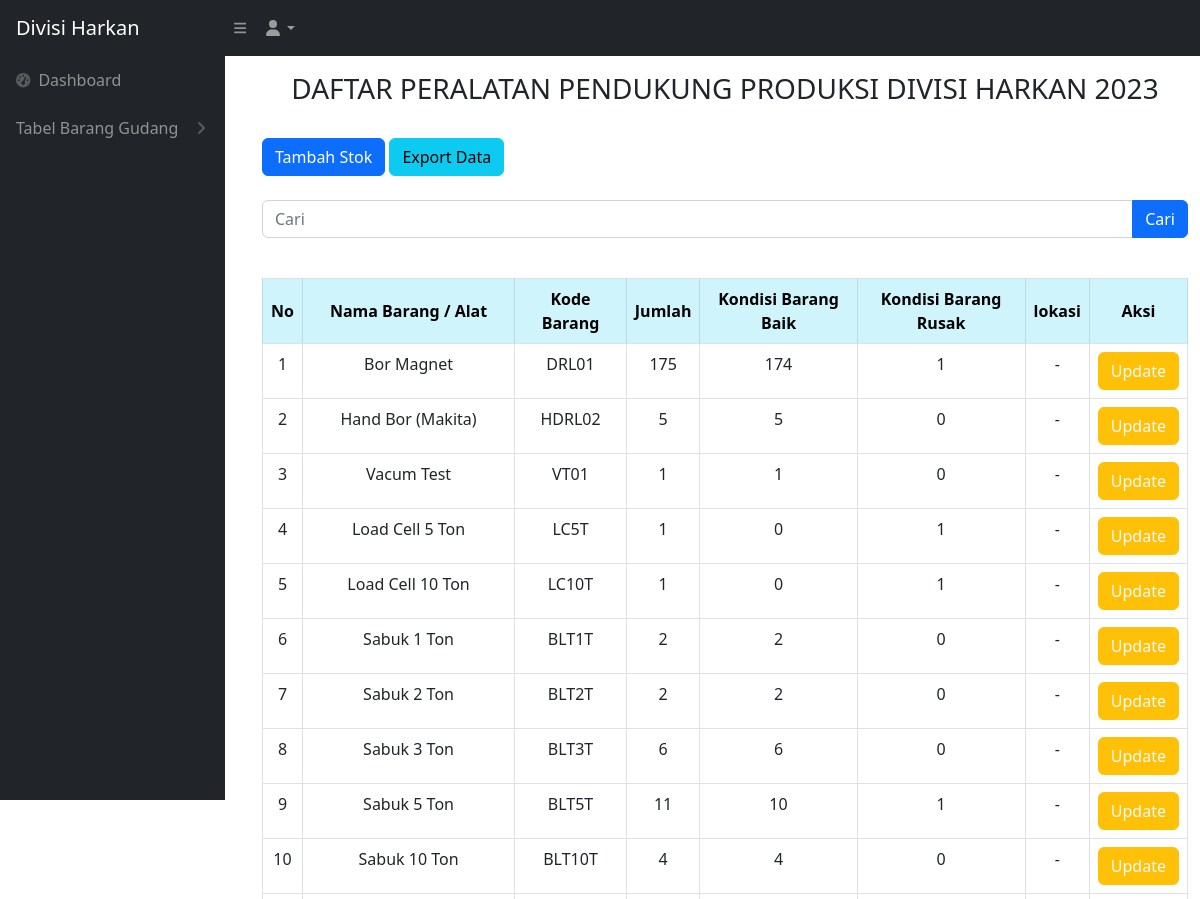
Page /user/user_alat_produksi.php (signed in, upper part) on the earlier database version.
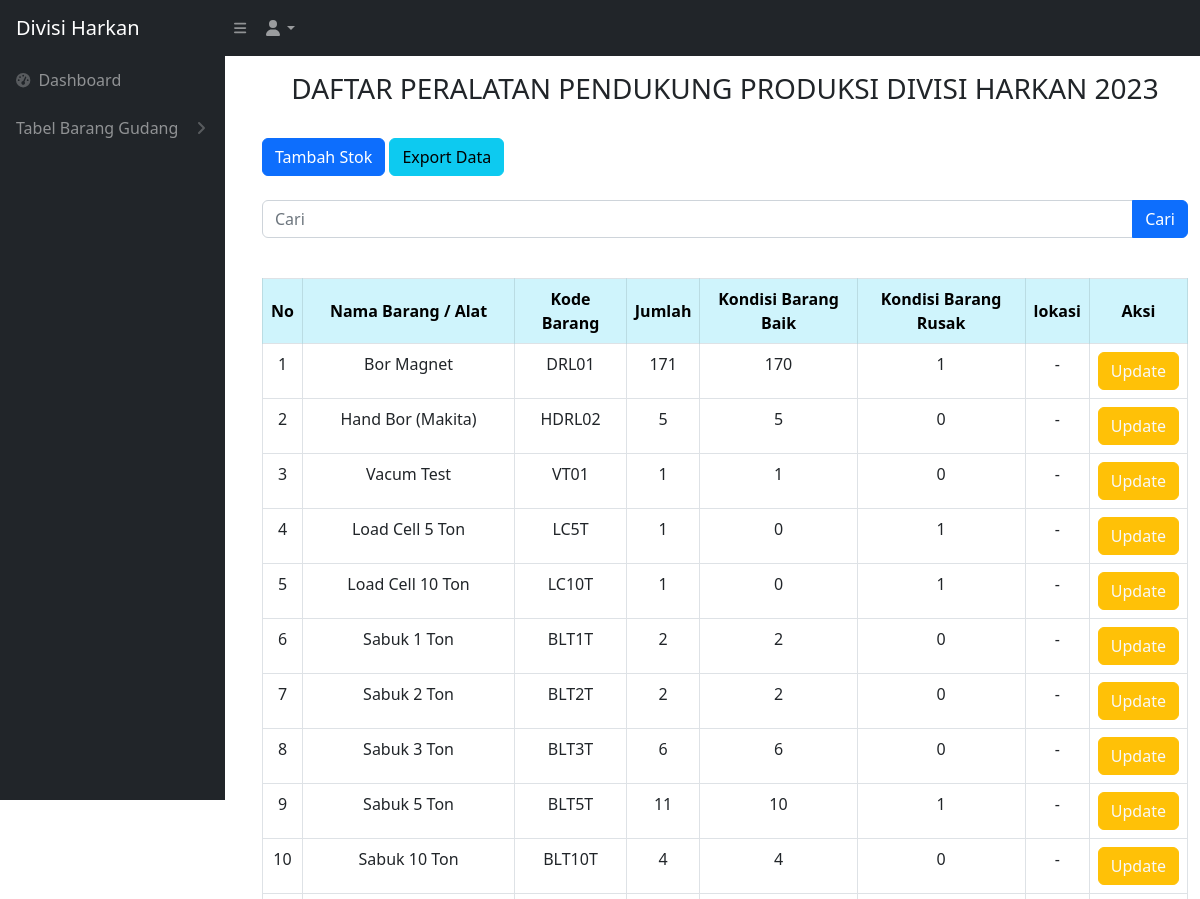
Same page on the later database version.
### tables this page shows
CREATE TABLE `alat_produksi` (
  `idbarang` int(11) NOT NULL,
  `namabarang` varchar(512) NOT NULL,
  `kodebarang` varchar(100) NOT NULL,
  `jumlah` int(11) NOT NULL,
  `baik` int(11) NOT NULL,
  `rusak` int(11) NOT NULL,
  `lokasi` varchar(512) NOT NULL,
  `kategori_id` int(11) NOT NULL
);

### user/user_alat_produksi.php (the view, shortened to what this page needs)
<?php
require '../controller/koneksi.php';
$query = "SELECT * FROM alat_produksi";
?>
<!DOCTYPE html>
<html lang="en">
<head>
    <link href="../css/styles.css" rel="stylesheet" />
</head>
<?php include 'user_sidebar.php' ?>
<br>
<br>
<body>
    <main id="main-content" class="<?= isset($_GET['sidebarClosed']) ? '' : 'main-with-sidebar' ?>">
        <div class="container-fluid px-4">
            <h3 class="mt-4 text-center">DAFTAR PERALATAN PENDUKUNG PRODUKSI DIVISI HARKAN 2023</h3>
        </div>
        <br>
        <div class="container -fluid">
            <div class="card-mb-4">
                <button type="button" class="btn btn-primary" data-bs-toggle="modal" data-bs-target="#myModal">
                    Tambah Stok
                </button>
                <a href="../export.php" class="btn btn-info">Export Data</a>
                <br>
                <br>
                <form action="user_alat_produksi.php" method="GET">
                    <div class="input-group mb-3">
                        <input type="text" value="" class="form-control" placeholder="Cari" name="cari">
                        <button typ="submit" class="btn btn-primary">Cari</button>
                    </div>
                </form>
                <br>
                <div class="card-body">
                    <div class="table table-responsive">
                        <table class="table table-bordered" id="dataTable" width="100" cellspacing="0">
                            <thead>
                                <tr>
                                    <th class="table-info text-center align-middle">No</th>
                                    <th class="table-info text-center align-middle">Nama Barang / Alat</th>
                                    <th class="table-info text-center align-middle">Kode Barang</th>
                                    <th class="table-info text-center align-middle">Jumlah</th>
                                    <th class="table-info text-center align-middle">Kondisi Barang Baik</th>
                                    <th class="table-info text-center align-middle">Kondisi Barang Rusak</th>
                                    <th class="table-info text-center align-middle">lokasi</th>
                                    <th class="table-info text-center align-middle">Aksi</th>
                                </tr>
                            </thead>
                            <tbody>
                                <?php
                                $i = 1;
                                $ambilsemuadatabarang = mysqli_query($conn, $query);
                                while ($data = mysqli_fetch_array($ambilsemuadatabarang)) {
                                    $namabarang = $data['namabarang'];
                                    $kodebarang = $data['kodebarang'];
                                    $jumlah = $data['jumlah'];
                                    $barangbaik = $data['baik'];
                                    $barangrusak = $data['rusak'];
                                    $lokasi = $data['lokasi'];
                                    $idb = $data['idbarang'];
                                ?>
                                    <tr>
                                        <td style="text-align: center;"><?= $i++ ?></td>
                                        <td style="text-align: center;"><?= $namabarang ?></td>
                                        <td style="text-align: center;"><?= $kodebarang ?></td>
                                        <td style="text-align: center;"><?= $jumlah ?></td>
                                        <td style="text-align: center;"><?= $barangbaik ?></td>
                                        <td style="text-align: center;"><?= $barangrusak ?></td>
                                        <td style="text-align: center;"><?= $lokasi ?></td>
                                        <td style="text-align: center;">
                                            <button type="button" class="btn btn-warning text-light" data-bs-toggle="modal" data-bs-target="#edit<?= $idb; ?>">
                                                Update
                                            </button>
                                        </td>
                                    </tr>
                                <?php
                                };
                                ?>
                            </tbody>
                        </table>
    </main>
</body>
</html>

Differences in the rows shown:
changed alat_produksi "Bor Magnet": jumlah "175" → "171"; baik "174" → "170"
